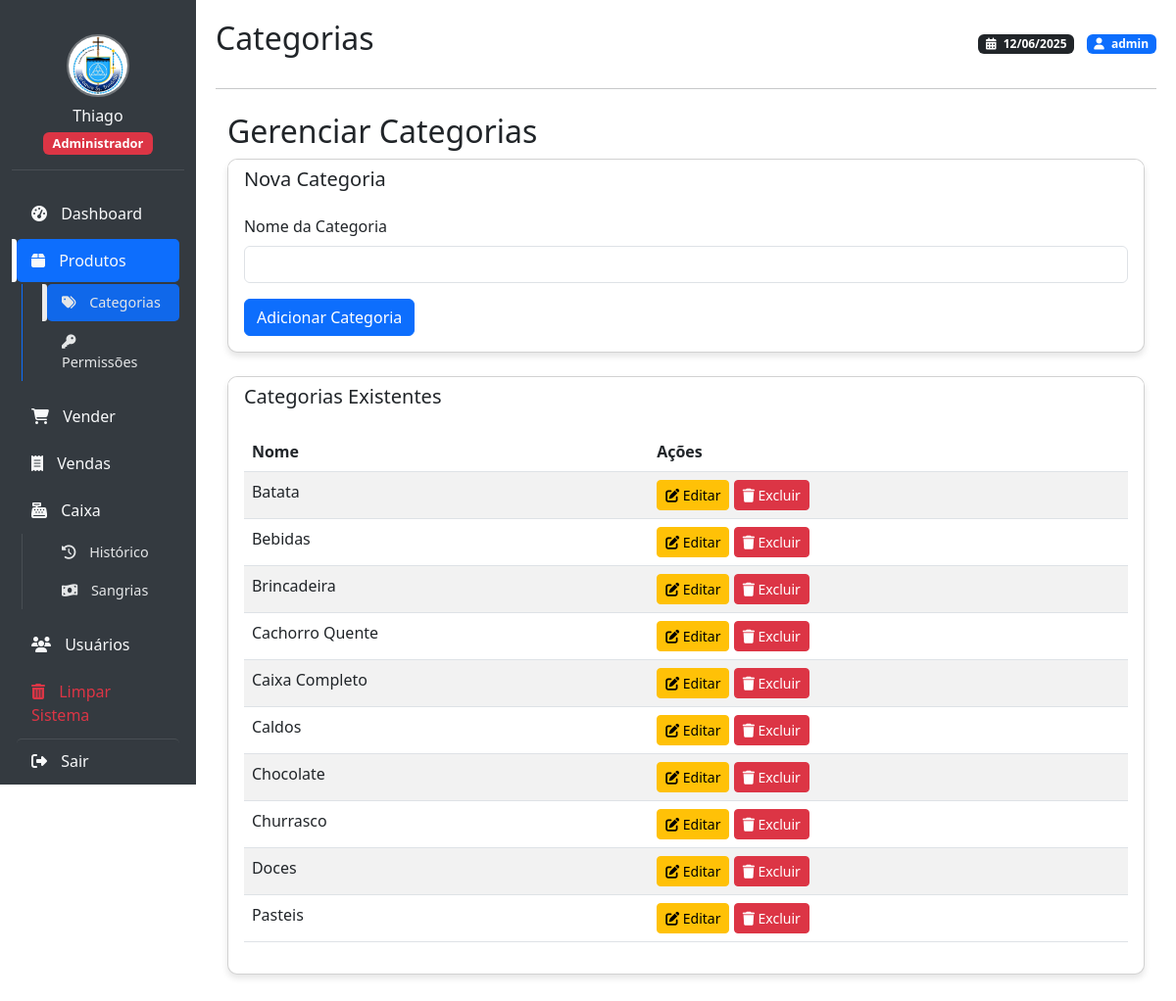
The page /produtos/categorias.php (signed in) on the database its author committed.
### tables this page shows
CREATE TABLE IF NOT EXISTS `categorias` (
  `id` int(11) NOT NULL AUTO_INCREMENT,
  `nome` varchar(50) NOT NULL,
  PRIMARY KEY (`id`),
  UNIQUE KEY `nome` (`nome`)
);

### produtos/categorias.php (the view, shortened to what this page needs)
<?php
require_once '../db.php';
$sql = "SELECT id, nome FROM categorias ORDER BY nome";
$resultado = $conn->query($sql);
?>
<!DOCTYPE html>
<html lang="pt-BR">
<head>
    <link href="https://cdn.jsdelivr.net/npm/bootstrap@5.3.0/dist/css/bootstrap.min.css" rel="stylesheet">
</head>
<body>
    <?php include_once '../header.php'; ?>
    <div class="container mt-4">
        <h2>Gerenciar Categorias</h2>
        <div class="card mb-4">
            <div class="card-header">
                <h5 class="mb-0">Nova Categoria</h5>
            </div>
            <div class="card-body">
                <form method="POST" action="categorias.php">
                    <div class="mb-3">
                        <label for="nome" class="form-label">Nome da Categoria</label>
                        <input type="text" class="form-control" id="nome" name="nome" required>
                    </div>
                    <button type="submit" class="btn btn-primary">Adicionar Categoria</button>
                </form>
            </div>
        </div>
        <div class="card">
            <div class="card-header">
                <h5 class="mb-0">Categorias Existentes</h5>
            </div>
            <div class="card-body">
                <div class="table-responsive">
                    <table class="table table-striped">
                        <thead>
                            <tr>
                                <th>Nome</th>
                                <th>Ações</th>
                            </tr>
                        </thead>
                        <tbody>
                            <?php while ($categoria = $resultado->fetch_assoc()): ?>
                            <tr>
                                <td><?= htmlspecialchars($categoria['nome']) ?></td>
                                <td>
                                    <a href="editar_categoria.php?id=<?= $categoria['id'] ?>" class="btn btn-sm btn-warning">
                                        <i class="fas fa-edit"></i> Editar
                                    </a>
                                    <a href="excluir_categoria.php?id=<?= $categoria['id'] ?>"
                                       class="btn btn-sm btn-danger"
                                       onclick="return confirm('Tem certeza que deseja excluir esta categoria? Se houver produtos vinculados a ela, a exclusão não será permitida.');">
                                        <i class="fas fa-trash"></i> Excluir
                                    </a>
                                </td>
                            </tr>
                            <?php endwhile; ?>
                        </tbody>
                    </table>
                </div>
            </div>
        </div>
    </div>
</body>
</html>

### header.php (style rules this page uses)
:root { --primary-color: #0d6efd; --secondary-color: #343a40; --accent-color: #198754; }
body { touch-action: manipulation; -webkit-overflow-scrolling: touch; }
.card { margin-bottom: 20px; border-radius: 10px; box-shadow: 0 4px 6px rgba(0,0,0,0.1); overflow: hidden; }
.card-header { background-color: rgba(0,0,0,0.03); font-weight: 500; }
.card-header { border: none; background: #fff; }

### rows shown on the page
categorias: nome "Batata"
categorias: nome "Bebidas"
categorias: nome "Brincadeira"
categorias: nome "Cachorro Quente"
categorias: nome "Caixa Completo"
categorias: nome "Caldos"
categorias: nome "Chocolate"
categorias: nome "Churrasco"
categorias: nome "Doces"
categorias: nome "Pasteis"

### other values the page prints
$_SESSION['usuario_nome'] "Thiago"
str_replace(['.php', '_'], ['', ' '], basename($_SERVER['PHP_SELF'])) "Categorias"
$_SESSION['usuario'] "admin"
